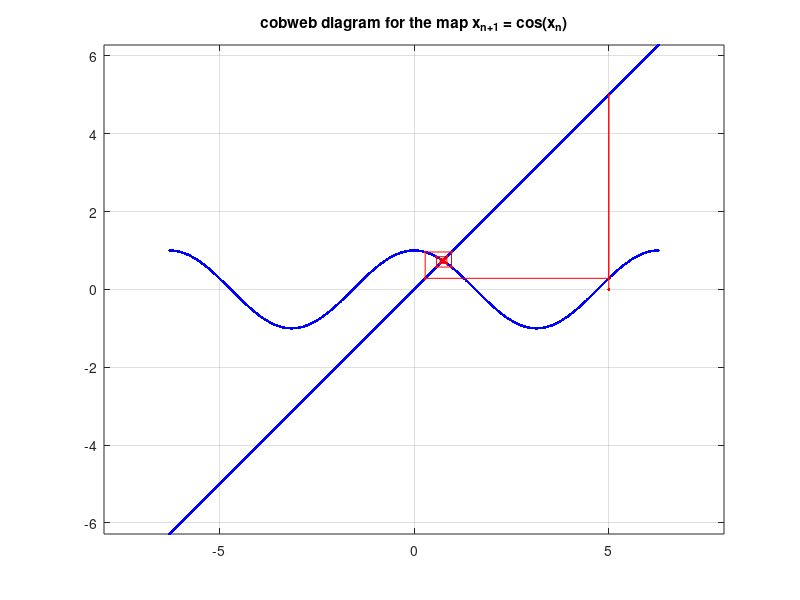

Reproduce this figure in MATLAB.
% Ridam Jain 
% 2013B5A7841H

x = [-2*pi:0.01:2*pi];
y = cos(x);
g = x;
plot(x,y,'.-b',x,g,'.-b');
title('cobweb diagram for the map x_n_+_1 = cos(x_n)');
grid on, axis equal;
hold on;

x(1) = input('set initial value to :');
plot([x(1),x(1)],[x(1),0],'.-r');
hold on;
for i = 1:50
  x(i+1) = cos(x(i));
  x1 = [x(i),x(i)];
  y1 = [x(i),x(i+1)];
  plot(x1,y1,'.-r'); 
  hold on;
  pause(0.1); %comment them to remove time delay
  x2 = y1;
  y2 = [x(i+1),x(i+1)];
  plot(x2,y2,'.-r'); 
  hold on;
  pause(0.1); %comment them to remove time delay
end


